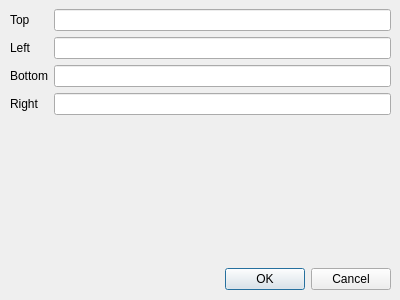
<?xml version="1.0" encoding="UTF-8"?>
<ui version="4.0">
 <class>OsmDialog</class>
 <widget class="QDialog" name="OsmDialog">
  <property name="geometry">
   <rect>
    <x>0</x>
    <y>0</y>
    <width>400</width>
    <height>300</height>
   </rect>
  </property>
  <property name="windowTitle">
   <string>Dialog</string>
  </property>
  <widget class="QWidget" name="verticalLayoutWidget">
   <property name="geometry">
    <rect>
     <x>10</x>
     <y>9</y>
     <width>381</width>
     <height>281</height>
    </rect>
   </property>
   <layout class="QVBoxLayout" name="mainLayout">
    <item>
     <layout class="QFormLayout" name="formLayout">
      <item row="0" column="0">
       <widget class="QLabel" name="topLabel">
        <property name="text">
         <string>Top</string>
        </property>
       </widget>
      </item>
      <item row="0" column="1">
       <widget class="QLineEdit" name="topLineEdit"/>
      </item>
      <item row="1" column="0">
       <widget class="QLabel" name="leftLabel">
        <property name="text">
         <string>Left</string>
        </property>
       </widget>
      </item>
      <item row="1" column="1">
       <widget class="QLineEdit" name="leftLineEdit"/>
      </item>
      <item row="2" column="0">
       <widget class="QLabel" name="bottomLabel">
        <property name="text">
         <string>Bottom</string>
        </property>
       </widget>
      </item>
      <item row="2" column="1">
       <widget class="QLineEdit" name="bottomLineEdit"/>
      </item>
      <item row="3" column="0">
       <widget class="QLabel" name="rightLabel">
        <property name="text">
         <string>Right</string>
        </property>
       </widget>
      </item>
      <item row="3" column="1">
       <widget class="QLineEdit" name="rightLineEdit"/>
      </item>
     </layout>
    </item>
    <item>
     <widget class="QDialogButtonBox" name="buttonBox">
      <property name="orientation">
       <enum>Qt::Horizontal</enum>
      </property>
      <property name="standardButtons">
       <set>QDialogButtonBox::Cancel|QDialogButtonBox::Ok</set>
      </property>
     </widget>
    </item>
   </layout>
  </widget>
 </widget>
 <resources/>
 <connections>
  <connection>
   <sender>buttonBox</sender>
   <signal>accepted()</signal>
   <receiver>OsmDialog</receiver>
   <slot>accept()</slot>
   <hints>
    <hint type="sourcelabel">
     <x>248</x>
     <y>254</y>
    </hint>
    <hint type="destinationlabel">
     <x>157</x>
     <y>274</y>
    </hint>
   </hints>
  </connection>
  <connection>
   <sender>buttonBox</sender>
   <signal>rejected()</signal>
   <receiver>OsmDialog</receiver>
   <slot>reject()</slot>
   <hints>
    <hint type="sourcelabel">
     <x>316</x>
     <y>260</y>
    </hint>
    <hint type="destinationlabel">
     <x>286</x>
     <y>274</y>
    </hint>
   </hints>
  </connection>
 </connections>
</ui>
